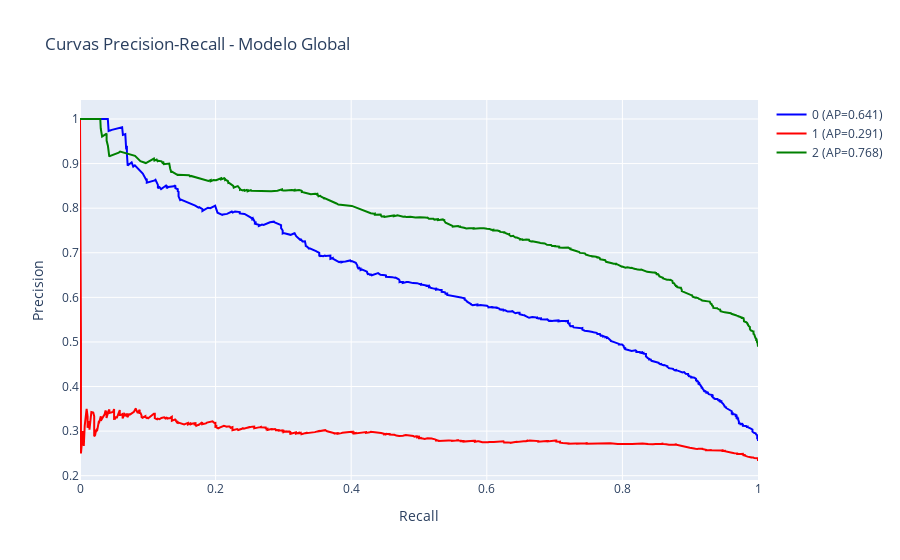

Source (notebook cell):
### Markdown cell above
### 📈 Rendimiento del Clasificador: Curva ROC y AUC

Este gráfico evalúa la capacidad del modelo para distinguir correctamente entre las clases (Gana Local, Empate, Visita) sin caer en falsas alarmas.

* **Ejes del Gráfico:**
    * **Eje Y (True Positive Rate):** La "Sensibilidad". ¿De todas las victorias reales, cuántas detectó el modelo?
    * **Eje X (False Positive Rate):** La tasa de "Falsas Alarmas". ¿Cuántas veces predijo victoria cuando en realidad perdió o empató?

* **Interpretación Clave:**
    * **La Línea Punteada (El Azar):** La diagonal gris representa una predicción aleatoria (como tirar una moneda, AUC = 0.5).
    * **La Curva del Modelo:** Buscamos que la línea de color se arquee lo más posible hacia la **esquina superior izquierda**. Esto indica que el modelo tiene una alta tasa de aciertos con muy pocos errores.
    * **El Valor AUC (Area Under Curve):** Es la nota final del modelo.
        * **0.5:** Pésimo (Azar).
        * **0.7 - 0.8:** Bueno (Aceptable para fútbol).
        * **> 0.8:** Excelente.
    * De acuerdo a los tres valores AUC se determina que el modelo es bueno

### Code cell
# Inicializa un objeto de figura vacío de la librería Plotly Graph Objects para comenzar a agregar gráficos.
fig = go.Figure()

# Inicia un bucle que recorre cada clase del modelo (0, 1, 2) obteniendo su índice (i) y su nombre (class_name).
for i, class_name in enumerate(classes_predictor):
    # Calcula los valores de precisión y recall para la clase actual comparando los datos binarios reales con las probabilidades predichas.
    precision, recall, _ = precision_recall_curve(y_test_bin[:, i], y_proba[:, i])
    
    # Calcula el puntaje de Precisión Promedio (Average Precision - AP) para la clase actual como una métrica de rendimiento.
    ap = average_precision_score(y_test_bin[:, i], y_proba[:, i])
    
    # Agrega un nuevo trazo (trace) a la figura para representar la curva de la clase actual.
    fig.add_trace(go.Scatter(
        x=recall, y=precision,                 # Asigna los valores de Recall al eje X y Precisión al eje Y.
        name=f'{class_name} (AP={ap:.3f})',    # Define el nombre de la serie en la leyenda, incluyendo el puntaje AP con 3 decimales.
        mode='lines',                          # Configura el modo de visualización para que dibuje líneas continuas.
        line=dict(color=colors[i], width=2)    # Establece el color correspondiente a la clase (usando la lista 'colors') y un grosor de línea de 2.
    ))

# Actualiza las propiedades generales del diseño del gráfico.
fig.update_layout(
    title='Curvas Precision-Recall - Modelo Global', # Asigna el título principal del gráfico.
    xaxis_title='Recall',                            # Asigna la etiqueta para el eje X.
    yaxis_title='Precision',                         # Asigna la etiqueta para el eje Y.
    hovermode='closest'                              # Configura la interacción para mostrar la información del punto más cercano al pasar el mouse.
)

# Renderiza y muestra la figura interactiva final en la salida.
fig.show()

### Figure 1 — Plotly figure (JSON) as saved in the notebook; plotly's stock layout.template omitted (floating-point values rounded to 4 significant figures; data arrays with more than 128 entries replaced by an {"elided": "..."} marker saying what was removed)
{"data": [{"line": {"color": "blue", "width": 2}, "mode": "lines", "name": "0 (AP=0.641)", "type": "scatter", "x": {"elided": "868 float values"}, "y": {"elided": "868 float values"}}, {"line": {"color": "red", "width": 2}, "mode": "lines", "name": "1 (AP=0.291)", "type": "scatter", "x": {"elided": "869 float values"}, "y": {"elided": "869 float values"}}, {"line": {"color": "green", "width": 2}, "mode": "lines", "name": "2 (AP=0.768)", "type": "scatter", "x": {"elided": "865 float values"}, "y": {"elided": "865 float values"}}], "layout": {"hovermode": "closest", "title": {"text": "Curvas Precision-Recall - Modelo Global"}, "xaxis": {"title": {"text": "Recall"}}, "yaxis": {"title": {"text": "Precision"}}}}
